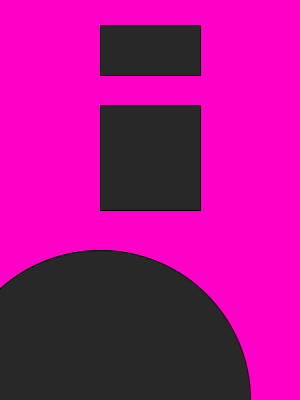
Frame 1 (no input)
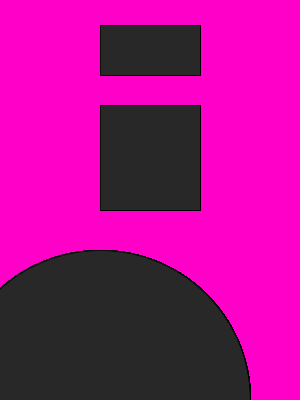
Frame 60 (the mouse pressed at the canvas centre just before this capture)
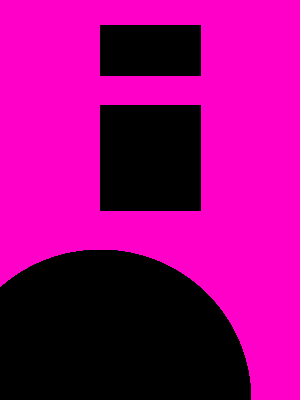
Frame 120 (the mouse held since frame 60 and released just before this capture)

The Processing sketch that drew these frames (run headless with seeded random() and noise(); from frame 60 on, the mouse is pressed at the canvas centre):

// Processing sketch: sketch_26_1
// ── sketch_26_1.pde
// 26.1. Animate a shape to react when the mouse is 
//pressed and when it is released


int value = 40;

void setup(){
  size(300,400);
  background(255, 0, 200);
}

void draw() {
  fill(value);
  rect(100, 25, 100, 50);
  rect(100, 105, 100, 105);
  ellipse(100, 400, 300, 300);
}
  
void mousePressed() {
  if (value ==0) {
    value = 255;
  } else {
    value = 0;
  }

}
void mouseReleased() {
  value -= 200;
}


//int gray = 0;
//
//void draw() {
//  background(gray);
//  if (mousePressed == true) {
//  }
//}
//void mousePressed() {
//  gray += 100;
//  
//}
//void mouseReleased() {
//  gray -= 100;
//}
